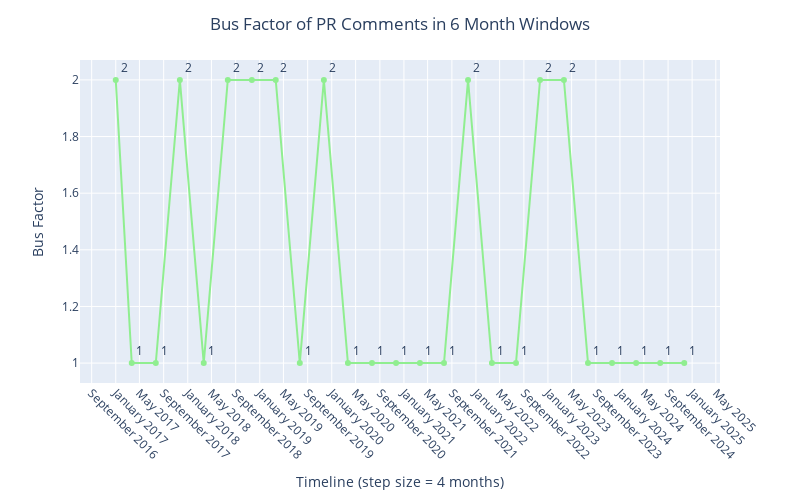

Notebook code cell kept with this figure:
### Code cell
plot_line_graph(df=pr_comments_bf_by_windows, 
               title='Bus Factor of PR Comments in 6 Month Windows', 
               xlabel='Timeline (step size = 4 months)',
               ylabel='Bus Factor', 
               step_size=4)

### Figure 1 — Plotly figure (JSON) as saved in the notebook; plotly's stock layout.template omitted (floating-point values rounded to 4 significant figures)
{"data": [{"customdata": [["2025-06-14"], ["2025-02-14"], ["2024-10-14"], ["2024-06-14"], ["2024-02-14"], ["2023-10-14"], ["2023-06-14"], ["2023-02-14"], ["2022-10-14"], ["2022-06-14"], ["2022-02-14"], ["2021-10-14"], ["2021-06-14"], ["2021-02-14"], ["2020-10-14"], ["2020-06-14"], ["2020-02-14"], ["2019-10-14"], ["2019-06-14"], ["2019-02-14"], ["2018-10-14"], ["2018-06-14"], ["2018-02-14"], ["2017-10-14"], ["2017-06-14"]], "hovertemplate": "period from: %{x: %m-%d}<br>period to: %{customdata[0]: %m-%d}", "legendgroup": "", "line": {"color": "lightgreen", "dash": "solid"}, "marker": {"symbol": "circle"}, "mode": "lines+markers+text", "name": "", "orientation": "v", "showlegend": false, "text": [1.0, 1.0, 1.0, 1.0, 1.0, 2.0, 2.0, 1.0, 1.0, 2.0, 1.0, 1.0, 1.0, 1.0, 1.0, 2.0, 1.0, 2.0, 2.0, 2.0, 1.0, 2.0, 1.0, 1.0, 2.0], "textposition": "top right", "type": "scatter", "x": ["2024-12-14", "2024-08-14", "2024-04-14", "2023-12-14", "2023-08-14", "2023-04-14", "2022-12-14", "2022-08-14", "2022-04-14", "2021-12-14", "2021-08-14", "2021-04-14", "2020-12-14", "2020-08-14", "2020-04-14", "2019-12-14", "2019-08-14", "2019-04-14", "2018-12-14", "2018-08-14", "2018-04-14", "2017-12-14", "2017-08-14", "2017-04-14", "2017-01-23"], "xaxis": "x", "y": [1, 1, 1, 1, 1, 2, 2, 1, 1, 2, 1, 1, 1, 1, 1, 2, 1, 2, 2, 2, 1, 2, 1, 1, 2], "yaxis": "y"}], "layout": {"height": 500, "legend": {"tracegroupgap": 0}, "margin": {"t": 60}, "title": {"text": "Bus Factor of PR Comments in 6 Month Windows", "x": 0.5, "xanchor": "center"}, "width": 800, "xaxis": {"anchor": "y", "domain": [0, 1], "dtick": "M4", "fixedrange": true, "tick0": "2017-01-23", "tickangle": 45, "tickformat": "%B %Y", "title": {"text": "Timeline (step size = 4 months)"}}, "yaxis": {"anchor": "x", "domain": [0, 1], "title": {"text": "Bus Factor"}}}}
